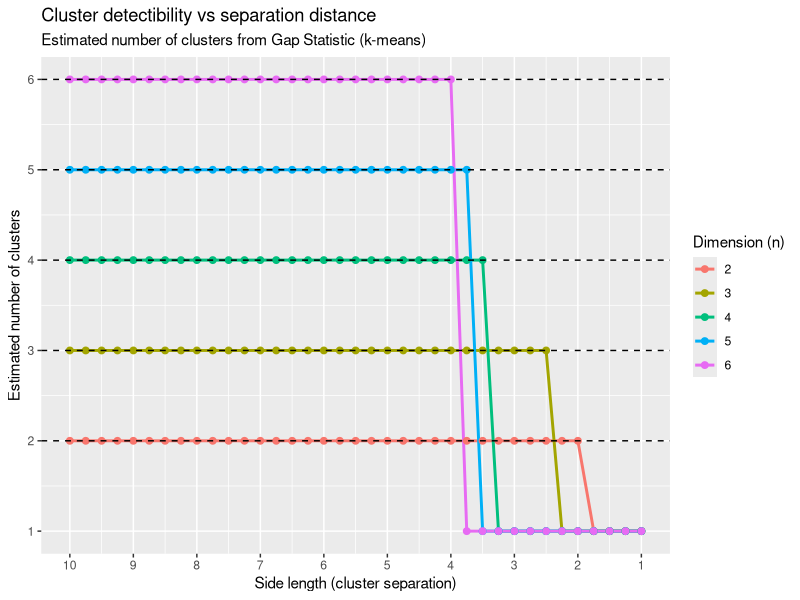

Recreate this plot in R.
library(tidyverse)

sim_results <- read_csv("generated_data/sim_results.csv")

p <- ggplot(sim_results, aes(x = side_length, y = est_k, color = factor(n))) +
  geom_line(size = 1) +
  geom_point(size = 2) +
  geom_hline(aes(yintercept = n), linetype = "dashed", color = "black") +
  scale_x_reverse(breaks = seq(10, 1, by = -1)) +
  scale_y_continuous(breaks = seq(0, max(sim_results$est_k) + 1, 1)) + 
  labs(title = "Cluster detectibility vs separation distance",
       subtitle = "Estimated number of clusters from Gap Statistic (k-means)",
       x = "Side length (cluster separation)",
       y = "Estimated number of clusters",
       color = "Dimension (n)")

ggsave("figures/cluster_detectability_kmeans.png", p,
       width = 8, height = 6)
